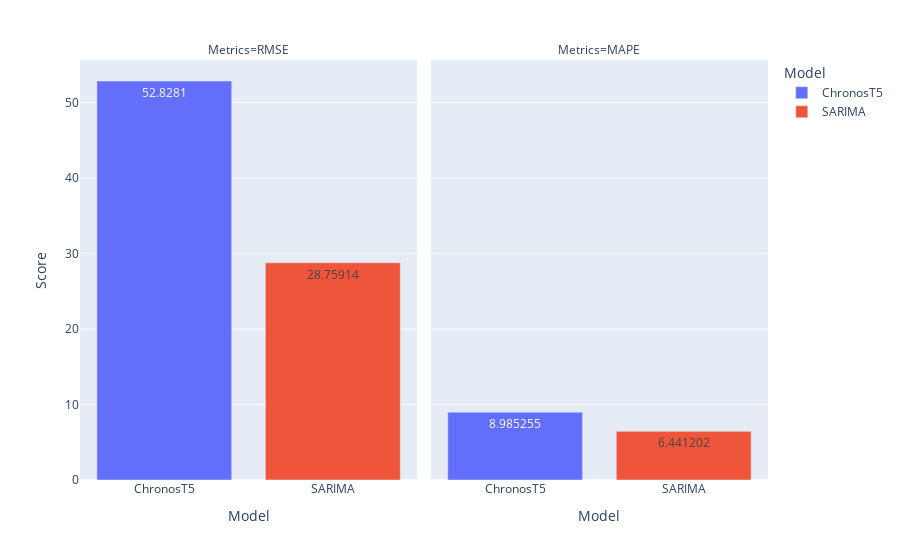

The notebook cell saved with this chart:
### Code cell
px.bar(df_model_eval,
       x='Model',
       y='Score',
       color='Model',
       facet_col='Metrics',
       text_auto=True)

### Figure 1 — Plotly figure (JSON) as saved in the notebook; plotly's stock layout.template omitted (floating-point values rounded to 4 significant figures)
{"data": [{"alignmentgroup": "True", "hovertemplate": "Model=%{x}<br>Metrics=RMSE<br>Score=%{y}<extra></extra>", "legendgroup": "ChronosT5", "marker": {"color": "#636efa", "pattern": {"shape": ""}}, "name": "ChronosT5", "offsetgroup": "ChronosT5", "orientation": "v", "showlegend": true, "textposition": "auto", "texttemplate": "%{y}", "type": "bar", "x": ["ChronosT5"], "xaxis": "x", "y": [52.83], "yaxis": "y"}, {"alignmentgroup": "True", "hovertemplate": "Model=%{x}<br>Metrics=MAPE<br>Score=%{y}<extra></extra>", "legendgroup": "ChronosT5", "marker": {"color": "#636efa", "pattern": {"shape": ""}}, "name": "ChronosT5", "offsetgroup": "ChronosT5", "orientation": "v", "showlegend": false, "textposition": "auto", "texttemplate": "%{y}", "type": "bar", "x": ["ChronosT5"], "xaxis": "x2", "y": [8.985], "yaxis": "y2"}, {"alignmentgroup": "True", "hovertemplate": "Model=%{x}<br>Metrics=RMSE<br>Score=%{y}<extra></extra>", "legendgroup": "SARIMA", "marker": {"color": "#EF553B", "pattern": {"shape": ""}}, "name": "SARIMA", "offsetgroup": "SARIMA", "orientation": "v", "showlegend": true, "textposition": "auto", "texttemplate": "%{y}", "type": "bar", "x": ["SARIMA"], "xaxis": "x", "y": [28.76], "yaxis": "y"}, {"alignmentgroup": "True", "hovertemplate": "Model=%{x}<br>Metrics=MAPE<br>Score=%{y}<extra></extra>", "legendgroup": "SARIMA", "marker": {"color": "#EF553B", "pattern": {"shape": ""}}, "name": "SARIMA", "offsetgroup": "SARIMA", "orientation": "v", "showlegend": false, "textposition": "auto", "texttemplate": "%{y}", "type": "bar", "x": ["SARIMA"], "xaxis": "x2", "y": [6.441], "yaxis": "y2"}], "layout": {"annotations": [{"font": {}, "showarrow": false, "text": "Metrics=RMSE", "x": 0.245, "xanchor": "center", "xref": "paper", "y": 1, "yanchor": "bottom", "yref": "paper"}, {"font": {}, "showarrow": false, "text": "Metrics=MAPE", "x": 0.755, "xanchor": "center", "xref": "paper", "y": 1, "yanchor": "bottom", "yref": "paper"}], "barmode": "relative", "legend": {"title": {"text": "Model"}, "tracegroupgap": 0}, "margin": {"t": 60}, "xaxis": {"anchor": "y", "categoryarray": ["ChronosT5", "SARIMA"], "categoryorder": "array", "domain": [0, 0.49], "title": {"text": "Model"}}, "xaxis2": {"anchor": "y2", "categoryarray": ["ChronosT5", "SARIMA"], "categoryorder": "array", "domain": [0.51, 1], "matches": "x", "title": {"text": "Model"}}, "yaxis": {"anchor": "x", "domain": [0, 1], "title": {"text": "Score"}}, "yaxis2": {"anchor": "x2", "domain": [0, 1], "matches": "y", "showticklabels": false}}}
